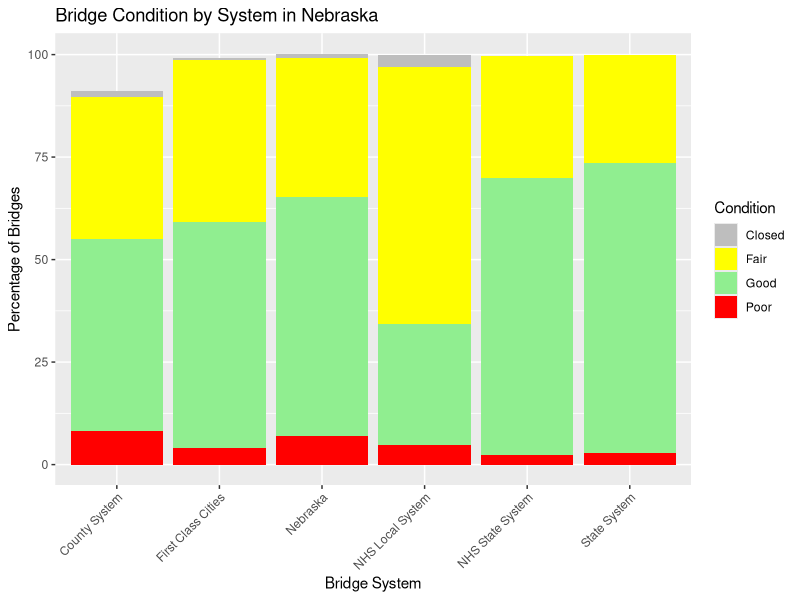
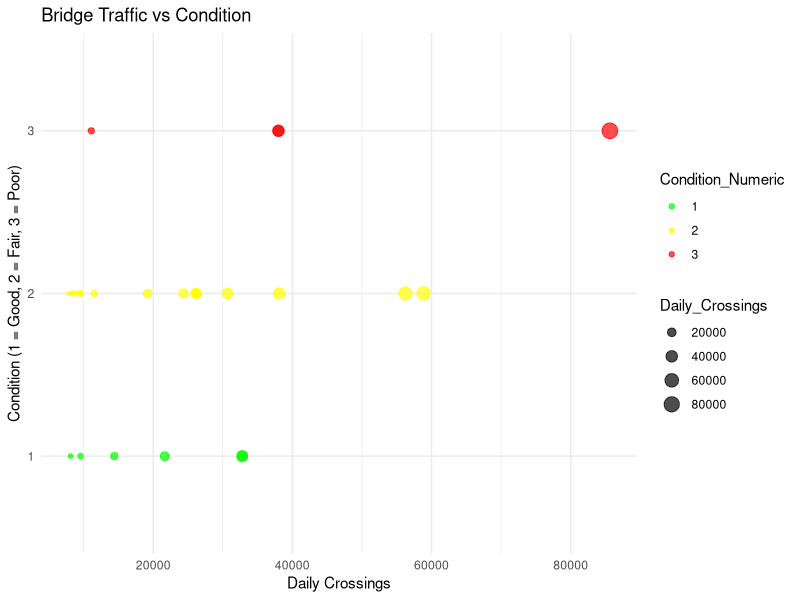
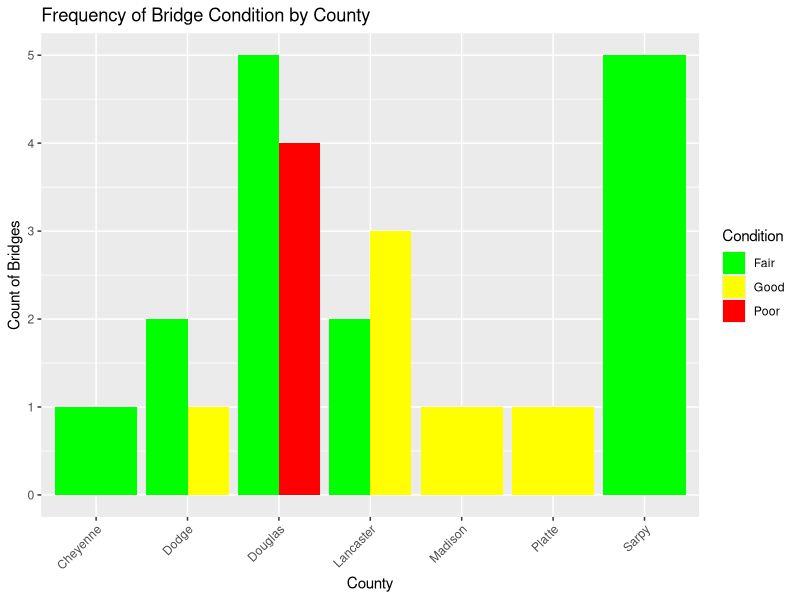
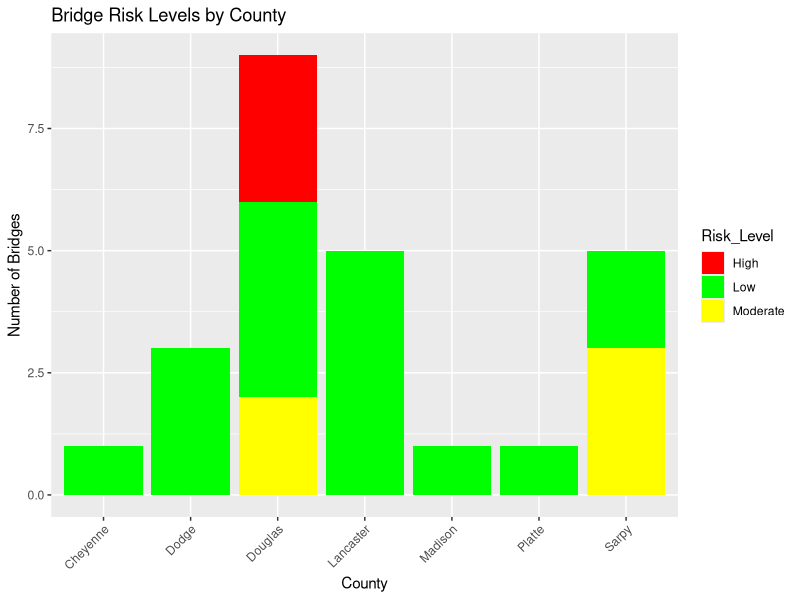

Recreate these plots in R, in order.
## ---- chunk 1
library(ggplot2)
library(dplyr)
library(tidyr)
data <- data.frame(
  System = c("County System", "First Class Cities", "State System", "NHS State System", 
             "NHS Local System", "Nebraska"),
  Good = c(46.7, 55.0, 70.7, 67.5, 29.7, 58.3),
  Fair = c(34.7, 39.5, 26.2, 29.8, 62.5, 33.9),
  Poor = c(8.3, 4.1, 2.9, 2.3, 4.7, 6.9),
  Closed = c(1.5, 0.6, 0.0, 0.1, 3.1, 1.1)
)

data_long <- data |>
  pivot_longer(cols = Good:Closed, names_to = "Condition", values_to = "Percentage")

ggplot(data_long, aes(x = System, y = Percentage, fill = Condition)) +
  geom_bar(stat = "identity") +
  labs(title = "Bridge Condition by System in Nebraska", 
       x = "Bridge System", 
       y = "Percentage of Bridges") +
  theme(axis.text.x = element_text(angle = 45, hjust = 1)) +
  scale_fill_manual(values = c("Good" = "lightgreen", "Fair" = "yellow", "Poor" = "red", "Closed" = "gray"))

library(dplyr)
## ---- chunk 2
library(ggplot2)
library(dplyr)
library(tidyr)

bridge_data <- data.frame(
  Bridge = c("US75 over J St", "US75 over Stream", "72nd St/FAU 5037 over UPRR", "US75 over Betz Creek", 
             "42nd St/FAU 5057 over UPRR", "42nd St/FAU 5057 over UPRR", "SB-I180/US34 over I80", 
             "NB-I180/US34 over I80", "N370 over Papillion Creek Trib", "US6 over Saddle Creek Rd", 
             "N50 over I80", "N38 over Big Papillion Creek", "US275/N92 over 72nd Street", 
             "N 14th St/FAU 5227 over Oak Creek", "14th St over US6", "WB-US30/US81 over Loup River", 
             "US6 over Up/BNSF RR", "N31 over Park/Papio", "Bell St over UPRR", "US77 over Elm Creek", 
             "36th St/Fas 5061 over Papillion Creek", "Hamiltn St/Fau5066 over US75", "US30 over Fremont Co Drain Ditch", 
             "Norflk Ave/FAU6020 over N Fk Elkhorn River", "I80 over Link 17B & Rd 77"),
  County = c("Douglas", "Sarpy", "Douglas", "Sarpy", "Douglas", "Douglas", "Lancaster", "Lancaster", 
             "Sarpy", "Douglas", "Sarpy", "Douglas", "Douglas", "Lancaster", "Lancaster", "Platte", 
             "Lancaster", "Douglas", "Dodge", "Dodge", "Sarpy", "Douglas", "Dodge", "Madison", "Cheyenne"),
  Year_Built = c(1970, 1988, 1966, 1989, 1960, 1960, 1960, 1960, 1995, 1934, 1958, 1964, 1962, 1968, 1961, 
                 1931, 1936, 1938, 1994, 1954, 1984, 1977, 1970, 1968, 1974),
  Daily_Crossings = c(85640, 58870, 56260, 38095, 38000, 38000, 32795, 32795, 30705, 26220, 26190, 
                      26100, 24360, 21660, 19190, 14395, 11505, 11100, 9570, 9535, 9470, 8730, 8310, 8130, 7800),
  Condition = c("Poor", "Fair", "Fair", "Fair", "Poor", "Poor", "Good", "Good", "Fair", "Fair", "Fair", 
                "Fair", "Fair", "Good", "Fair", "Good", "Fair", "Poor", "Good", "Fair", "Fair", "Fair", 
                "Fair", "Good", "Fair")
)

bridge_data$Condition_Numeric <- factor(bridge_data$Condition, levels = c("Good", "Fair", "Poor"), labels = c(1, 2, 3))

ggplot(bridge_data, aes(x = Daily_Crossings, y = Condition_Numeric, size = Daily_Crossings, color = Condition_Numeric)) +
  geom_point(alpha = 0.7) +
  labs(title = "Bridge Traffic vs Condition", 
       x = "Daily Crossings", 
       y = "Condition (1 = Good, 2 = Fair, 3 = Poor)") +
  scale_color_manual(values = c("green", "yellow", "red")) +
  scale_size_continuous(range = c(1, 5)) +
  theme_minimal()
## ---- chunk 3
library(ggplot2)
library(dplyr)
library(tidyr)

ggplot(bridge_data, aes(x = County, fill = Condition)) +
  geom_bar(position = "dodge") +
  labs(title = "Frequency of Bridge Condition by County", 
       x = "County", 
       y = "Count of Bridges") +
  scale_fill_manual(values = c("green", "yellow", "red")) +
  theme(axis.text.x = element_text(angle = 45, hjust = 1))
## ---- chunk 4
bridge_data$Year_Built <- factor(bridge_data$Year_Built)
bridge_data$Year_Built <- droplevels(bridge_data$Year_Built)
bridge_data$Year_Built <- as.numeric(as.character(bridge_data$Year_Built))
bridge_data$Condition_Numeric <- as.numeric(bridge_data$Condition_Numeric)

class(bridge_data$Year_Built)


anova_result <- aov(Condition_Numeric ~ Year_Built, data = bridge_data)
summary(anova_result)
## ---- chunk 5
bridge_data <- bridge_data %>%
  mutate(Risk_Level = case_when(
    Condition == "Poor" & Daily_Crossings > 30000 ~ "High",
    (Condition == "Poor" & Daily_Crossings <= 30000) |
      (Condition == "Fair" & Daily_Crossings > 30000) ~ "Moderate",
    TRUE ~ "Low"
  ))

ggplot(bridge_data, aes(x = County, fill = Risk_Level)) +
  geom_bar(position = "stack") +
  labs(title = "Bridge Risk Levels by County",
       x = "County",
       y = "Number of Bridges") +
  scale_fill_manual(values = c("High" = "red", "Moderate" = "yellow", "Low" = "green")) +
  theme(axis.text.x = element_text(angle = 45, hjust = 1))

